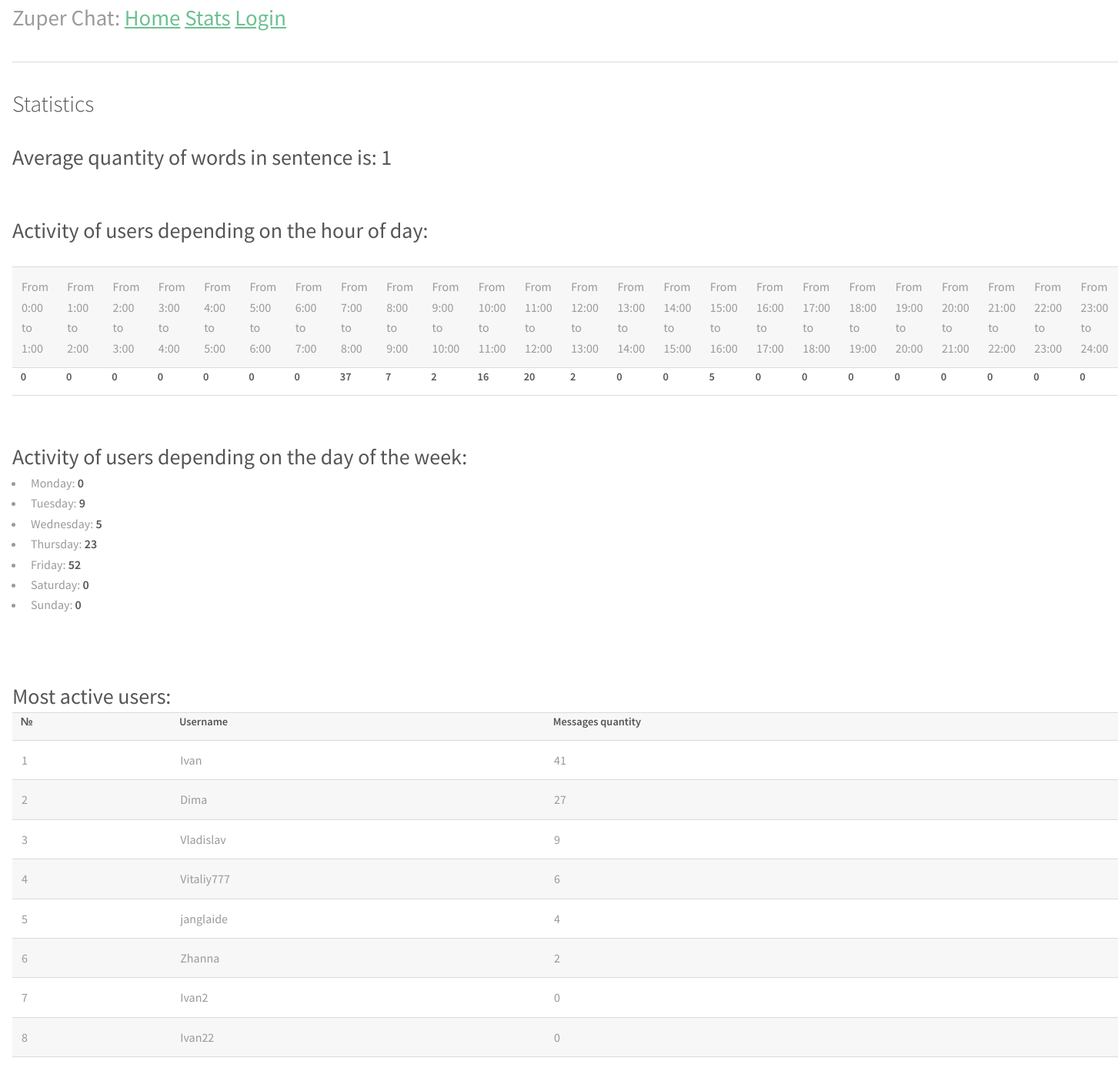
Screenshot of /stats with the database file from the repository.
### app/models.py (models this page shows, shortened)
class User(UserMixin, db.Model):
    id = db.Column(db.Integer, primary_key=True)
    username = db.Column(db.String(64), index=True, unique=True)
    email = db.Column(db.String(120), index=True, unique=True)
    password_hash = db.Column(db.String(128))

### app/routes.py (the view)
@app.route('/stats')
def stats():
    AWiM = average_words_in_message()
    UA = user_activity()
    TS = time_stat()
    return render_template('stats.html',av_words=AWiM,user_activity=UA,time_stats=TS)

### app/stats.py (called while the page is built)
def time_stat():
    messages_data = Message.query.all()
    messages_quantity = len(messages_data)
    stat_by_hours = []
    for i in range(HOURS_IN_DAY):
        stat_by_hours.append(0)
    stat_by_days = []
    for i in range(DAYS_IN_WEEK):
        stat_by_days.append(0)
    for msg in messages_data:
        weekday = msg.timestamp.weekday()
        hour = msg.timestamp.hour - 1
        stat_by_days[weekday] += 1
        stat_by_hours[hour] += 1
    return stat_by_hours, stat_by_days

def average_words_in_message():
    messages_data = Message.query.all()
    messages_quantity = len(messages_data)
    words_quantity = 0
    for msg in messages_data:
        msg_splited = msg.body.split()
        words_quantity += len(msg_splited)
        words_quantity_average = words_quantity // messages_quantity
    return words_quantity_average

def user_activity():
    users_data = User.query.all()
    most_active_users = []
    for u in users_data:
        most_active_users.append([u.id, u.username])
        messages_quantity_by_id = len(Message.query.filter(Message.user_id==u.id).all())
        most_active_users[u.id - 1].append(messages_quantity_by_id)
    most_active_users.sort(key=lambda row: row[2], reverse=True)
    return most_active_users

### app/templates/stats.html
{% extends "base.html" %}
{% block content %}
<h2>Statistics</h2><br>
<div><h3>Average quantity of words in sentence is: {{ av_words }} </h3></div>
<br>
<br>
<div>
<h3>Activity of users depending on the hour of day:</h3>
<br>
<table border="1">
    <tr>
      {% for i in range(24)%}
      <td>From {{i}}:00 to {{i+1}}:00</td>
      {% endfor %}
    </tr>
    <tr>
      {% for i in range(24)%}
      <th>{{time_stats[0][i]}}</th>
      {% endfor %}
    </tr>
</table>
</div>
<br>
<div>
<h3>Activity of users depending on the day of the week:</h3>
{% set days = ['Monday','Tuesday','Wednesday','Thursday','Friday','Saturday','Sunday']%}
<ul>
  {% for i in range(7)%}
    <li>{{days[i]}}: <b>{{time_stats[1][i]}}</b></li>
  {% endfor %}
</ul>
</div>
<br>
<br>
<h3>Most active users:</h3>
<table border="1">
  <tr>
    <th>№</th>
    <th>Username</th>
    <th>Messages quantity</th>
  </tr>
  {% for i in range(user_activity|length) %}
  <tr>
    <td>{{i + 1}}</td>
    <td>{{user_activity[i][1]}}</td>
    <td>{{user_activity[i][2]}}</td>
  </tr>
  {% endfor %}
</table>
<br>
<br>
{% endblock %}

### app/static/css/main.css (style rules this page uses)
html, body, div, span, applet, object, iframe, h1, h2, h3, h4, h5, h6, p, blockquote, pre, a, abbr, acronym, address, big, cite, code, del, dfn, em, img, ins, kbd, q, s, samp, small, strike, strong, sub, sup, tt, var, b, u, i, center, dl, dt, dd, ol, ul, li, fieldset, form, label, legend, table, caption, tbody, tfoot, thead, tr, th, td, article, aside, canvas, details, embed, figure, figcaption, footer, header, hgroup, menu, nav, output, ruby, section, summary, time, mark, audio, video { margin: 0; padding: 0; border: 0; font-size: 100%; font: inherit; vertical-align: baseline; }
body { line-height: 1; }
ol, ul { list-style: none; }
table { border-collapse: collapse; border-spacing: 0; }
body { -webkit-text-size-adjust: none; }
*, *:before, *:after { -moz-box-sizing: border-box; -webkit-box-sizing: border-box; box-sizing: border-box; }
body { -ms-overflow-style: scrollbar; }
body { background: #fff; margin-left: 1em; }
body, input, select, textarea { color: #9a9a9a; font-family: "Source Sans Pro", Arial, Helvetica, sans-serif; font-size: 1.3em; font-weight: 400; line-height: 1.65; }
@media screen and (max-width: 1680px) { body, input, select, textarea { font-size: 12pt; } }
strong, b { color: #555; font-weight: 600; }
h1, h2, h3, h4, h5, h6 { color: #555; font-weight: 400; line-height: 1.5; font-size: 1.9em; }
h2 { font-size: 1.85em; font-weight: 300; }
h3 { font-size: 1.75em; }
ul { list-style: disc; margin: 0 0 2em 0; padding-left: 1em; }
ul li { padding-left: 0.5em; }
table { margin: 0 0 2em 0; width: 100%; }
table tbody tr { border: solid 1px #dbdbdb; border-left: 0; border-right: 0; }
table tbody tr:nth-child(2n + 1) { background-color: rgba(144, 144, 144, 0.075); }
table td { padding: 0.75em 0.75em; }
table th { color: #555; font-size: 0.9em; font-weight: 600; padding: 0 0.75em 0.75em 0.75em; text-align: left; }

### rows the page displays
User: username "Ivan"
User: username "Dima"
User: username "Vladislav"
User: username "Vitaliy777"
User: username "janglaide"
User: username "Zhanna"
User: username "Ivan2"
User: username "Ivan22"

### other values shown
{{ av_words }} "1"
{{ i }} "0" "1" "2" "3" "4" "5" "6" "7" "8" "9" "10" "11" "12" "13" "14" "15" "16" "17" "18" "19" "20" "21" "22" "23"
{{ i+1 }} "1" "2" "3" "4" "5" "6" "7" "8" "9" "10" "11" "12" "13" "14" "15" "16" "17" "18" "19" "20" "21" "22" "23" "24"
{{ time_stats[0][i] }} "0" "0" "0" "0" "0" "0" "0" "37" "7" "2" "16" "20" "2" "0" "0" "5" "0" "0" "0" "0" "0" "0" "0" "0"
{{ days[i] }} "Monday" "Tuesday" "Wednesday" "Thursday" "Friday" "Saturday" "Sunday"
{{ time_stats[1][i] }} "0" "9" "5" "23" "52" "0" "0"
{{ i + 1 }} "1" "2" "3" "4" "5" "6" "7" "8"
{{ user_activity[i][2] }} "41" "27" "9" "6" "4" "2" "0" "0"
